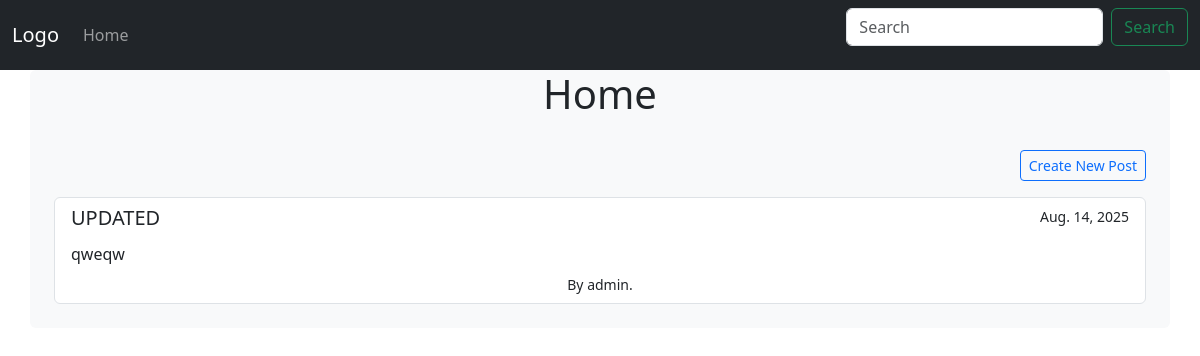
Before: / with the older database file.
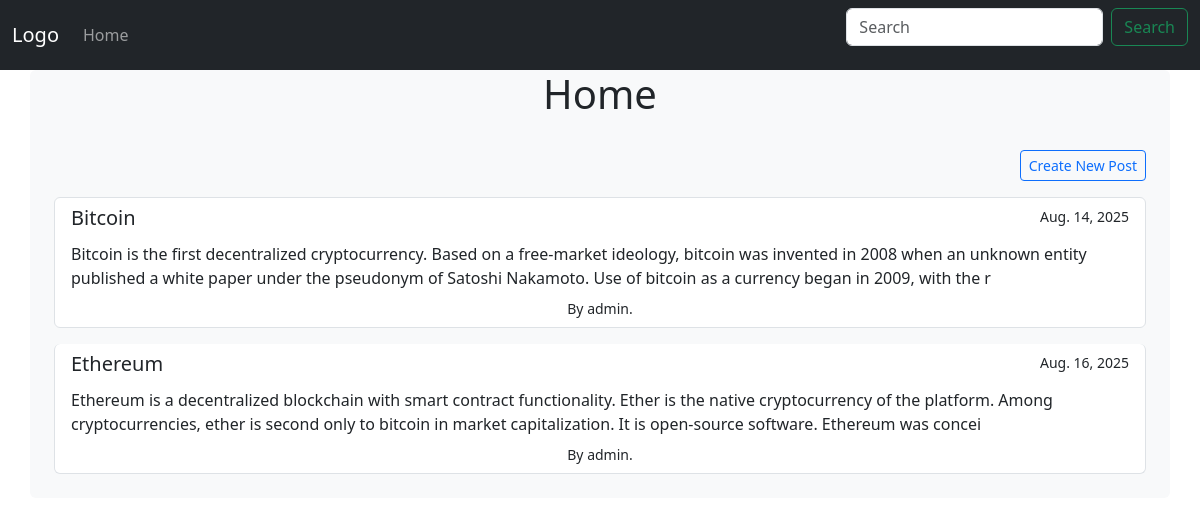
After: the same page with the newer database file.
### posts/models.py (models this page shows, shortened)
class Posts(models.Model):
    title = models.CharField()
    description = models.TextField(max_length=255)
    author = models.ForeignKey(User, on_delete=models.CASCADE)
    created_at = models.DateField(auto_now_add=True)
    updated_at = models.DateTimeField(auto_now=True)
    class Meta:
        verbose_name_plural = "Posts"
        verbose_name = "Post"

### posts/views.py (the view)
# urls.py: 2. Add a URL to urlpatterns:  path('', views.home, name='home')
def home(request):
    context = {
        "posts": Posts.objects.all(),
        "form": PostForm()
    }  # MUST be a dict
    return render(request, "home.html", context)

### posts/forms.py
class PostForm(forms.ModelForm):
    class Meta:
        model = Posts
        fields = ("title", "description", "author")

### templates/home.html (shortened to what this page needs)
{% extends 'base.html' %}
{% load static %}
{% block content %}
<h1 class="text-center">Home</h1>
<div class="container py-2">
  <div class="text-end">
    <a href="{% url 'create_post' %}" class="btn btn-outline-primary btn-sm my-3">Create New Post</a>
  </div>
  <div class="list-group">
    {% for post in posts %}
    {% include 'post_list_item.html' with post=post %}
    {% endfor %}
  </div>
</div>
{% endblock %}

### templates/post_list_item.html
<a href="{% url 'post_details' post.id %}"
    class="list-group-item btn btn-outline-primary mb-3"
    aria-current="true"
>
    <div class="d-flex w-100 justify-content-between">
        <h5 class="mb-1">{{post.title}}</h5>
        <small>{{post.created_at}}</small>
    </div>
    <p class="my-2 text-start">{{post.description}}</p>
    <small>
        By {{post.author.username}}.
    </small>
</a>

Changed rows visible on the page:
changed Posts: title "UPDATED" → "Bitcoin"; description "qweqw" → "Bitcoin is the first decentralized cryptocurrency. Based on a free-market ideology, bitcoin was invented in 2008 when an unknown entity published a white paper under the pseudonym of Satoshi Nakamoto. Use of bitcoin as a currency began in 2009, with the r"
added Posts: title "Ethereum", created_at "Aug. 16, 2025", description "Ethereum is a decentralized blockchain with smart contract functionality. Ether is the native cryptocurrency of the platform. Among cryptocurrencies, ether is second only to bitcoin in market capitalization. It is open-source software. Ethereum was concei", author.username "admin"
